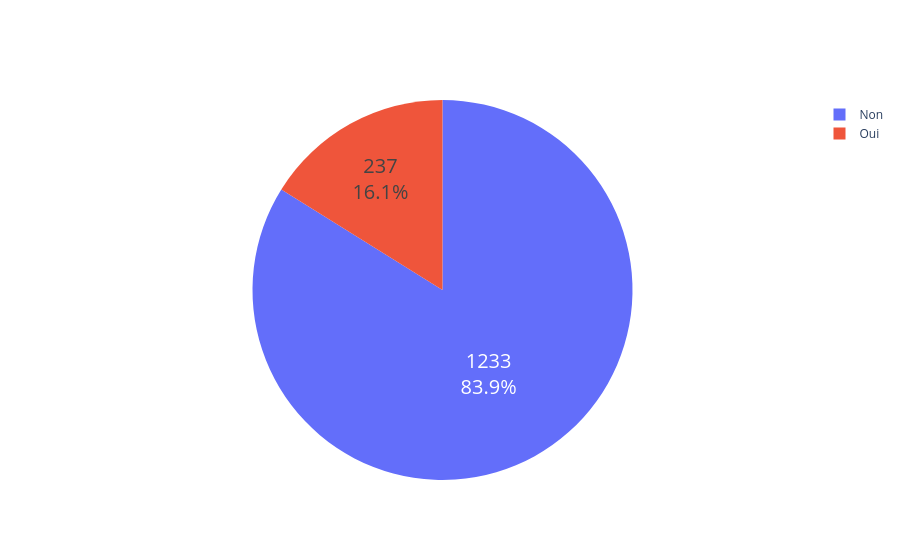

Notebook source saved alongside this figure:
### Markdown cell above
Il y a juste marqué s'il ont quitté l'entreprise, pas si il sont partie d'eux même, ni la nature de la rupture (démission, licensiement, Rupture conventionnelle )

### Code cell
df = sondage["a_quitte_l_entreprise"].value_counts().reset_index()
fig = go.Figure(data=[go.Pie(labels=['Non','Oui'],
                             values=df["count"])])
fig.update_traces(hoverinfo='label+percent', textinfo='value+percent', textfont_size=20,
                  )
fig.show()

### Figure 1 — Plotly figure (JSON) as saved in the notebook; plotly's stock layout.template omitted (floating-point values rounded to 4 significant figures)
{"data": [{"hoverinfo": "label+percent", "labels": ["Non", "Oui"], "textfont": {"size": 20}, "textinfo": "value+percent", "type": "pie", "values": [1233, 237]}], "layout": {}}
